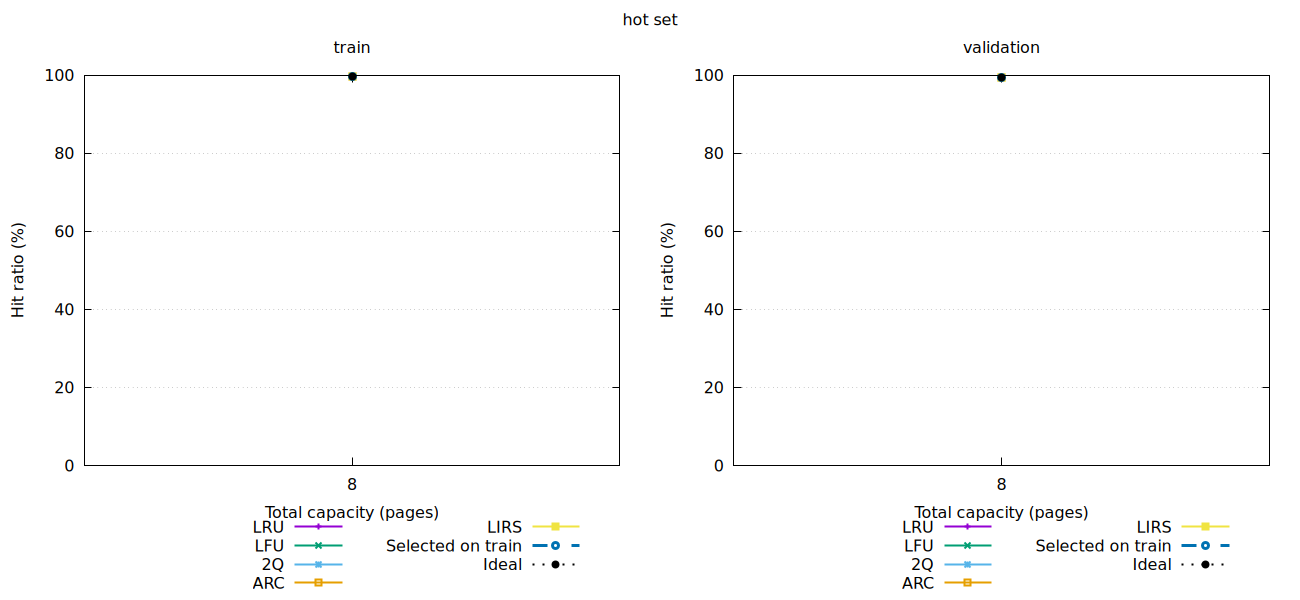

This figure's gnuplot source:
set terminal svg size 1300,600 dynamic
set output 'plots/hot_set.svg'
set encoding utf8
set grid ytics
set yrange [0:100]
set xlabel 'Total capacity (pages)'
set ylabel 'Hit ratio (%)'
set xtics ("8" 8)
set xrange [7:9]
set key outside bottom center horizontal maxrows 3
set multiplot layout 1,2 title 'hot set'
set title 'train'
plot for [col=2:6] 'plot_data/hot_set_train.tsv' using 1:col with linespoints lw 2 title columnhead(col), 'plot_data/hot_set_train.tsv' using 1:7 with linespoints lw 3 dt 2 title 'Selected on train', 'plot_data/hot_set_train.tsv' using 1:8 with linespoints lw 2 dt 3 lc rgb 'black' title 'Ideal'
set title 'validation'
plot for [col=2:6] 'plot_data/hot_set_validation.tsv' using 1:col with linespoints lw 2 title columnhead(col), 'plot_data/hot_set_validation.tsv' using 1:7 with linespoints lw 3 dt 2 title 'Selected on train', 'plot_data/hot_set_validation.tsv' using 1:8 with linespoints lw 2 dt 3 lc rgb 'black' title 'Ideal'
unset multiplot
unset output
set terminal pngcairo size 1300,600
set output 'plots/hot_set.png'
set encoding utf8
set grid ytics
set yrange [0:100]
set xlabel 'Total capacity (pages)'
set ylabel 'Hit ratio (%)'
set xtics ("8" 8)
set xrange [7:9]
set key outside bottom center horizontal maxrows 3
set multiplot layout 1,2 title 'hot set'
set title 'train'
plot for [col=2:6] 'plot_data/hot_set_train.tsv' using 1:col with linespoints lw 2 title columnhead(col), 'plot_data/hot_set_train.tsv' using 1:7 with linespoints lw 3 dt 2 title 'Selected on train', 'plot_data/hot_set_train.tsv' using 1:8 with linespoints lw 2 dt 3 lc rgb 'black' title 'Ideal'
set title 'validation'
plot for [col=2:6] 'plot_data/hot_set_validation.tsv' using 1:col with linespoints lw 2 title columnhead(col), 'plot_data/hot_set_validation.tsv' using 1:7 with linespoints lw 3 dt 2 title 'Selected on train', 'plot_data/hot_set_validation.tsv' using 1:8 with linespoints lw 2 dt 3 lc rgb 'black' title 'Ideal'
unset multiplot
unset output
